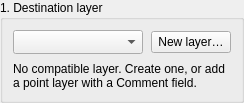
             <widget class="QGroupBox" name="groupBox_8">
              <property name="title">
               <string>1. Destination layer</string>
              </property>
              <layout class="QVBoxLayout" name="layout_14">
               <property name="spacing">
                <number>8</number>
               </property>
               <property name="leftMargin">
                <number>10</number>
               </property>
               <property name="topMargin">
                <number>10</number>
               </property>
               <property name="rightMargin">
                <number>10</number>
               </property>
               <property name="bottomMargin">
                <number>10</number>
               </property>
               <item>
                <layout class="QHBoxLayout" name="layout_13">
                 <property name="spacing">
                  <number>8</number>
                 </property>
                 <property name="leftMargin">
                  <number>0</number>
                 </property>
                 <property name="topMargin">
                  <number>0</number>
                 </property>
                 <property name="rightMargin">
                  <number>0</number>
                 </property>
                 <property name="bottomMargin">
                  <number>0</number>
                 </property>
                 <item>
                  <widget class="QComboBox" name="Cmb_Preset_Layer">
                   <property name="toolTip">
                    <string>Point layers with a Comment field and a single symbol renderer.</string>
                   </property>
                   <property name="sizeAdjustPolicy">
                    <enum>QComboBox::AdjustToMinimumContentsLengthWithIcon</enum>
                   </property>
                   <property name="minimumContentsLength">
                    <number>10</number>
                   </property>
                   <property name="accessibleName">
                    <string>Preset destination layer</string>
                   </property>
                  </widget>
                 </item>
                 <item>
                  <widget class="QPushButton" name="Btn_Create_Preset_Layer">
                   <property name="text">
                    <string>New layer…</string>
                   </property>
                  </widget>
                 </item>
                </layout>
               </item>
               <item>
                <widget class="QLabel" name="Hint_PresetLayer">
                 <property name="text">
                  <string>No compatible layer. Create one, or add a point layer with a Comment field.</string>
                 </property>
                 <property name="wordWrap">
                  <bool>true</bool>
                 </property>
                 <property name="textFormat">
                  <enum>Qt::PlainText</enum>
                 </property>
                 <property name="textInteractionFlags">
                  <set>Qt::TextSelectableByMouse</set>
                 </property>
                </widget>
               </item>
              </layout>
             </widget>
